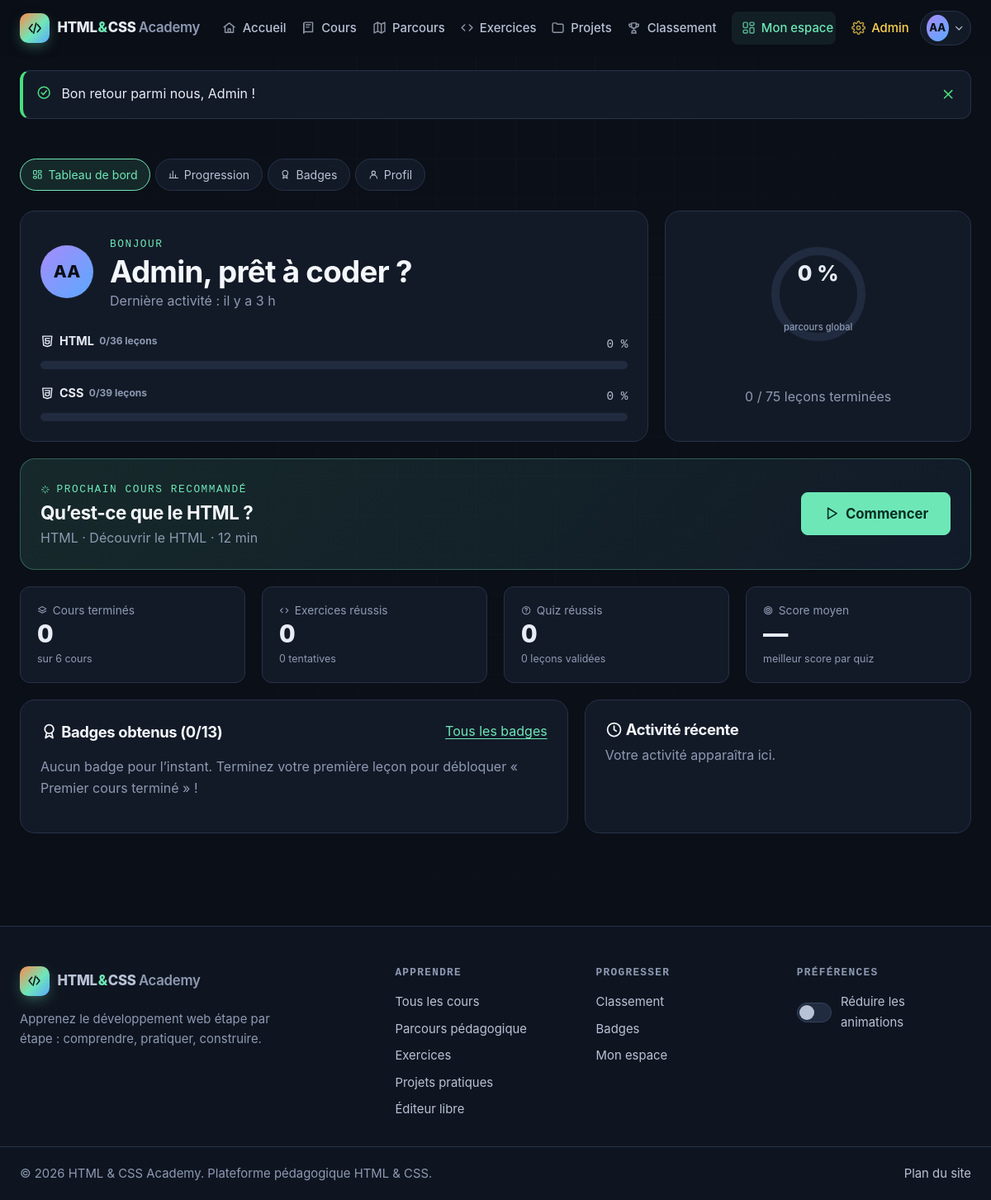
Page /dashboard/index.php (signed in) on the committed database.
### tables this page shows
CREATE TABLE users (
  id               INT UNSIGNED NOT NULL AUTO_INCREMENT,
  first_name       VARCHAR(60)  NOT NULL,
  last_name        VARCHAR(60)  NOT NULL,
  email            VARCHAR(190) NOT NULL,
  password_hash    VARCHAR(255) NOT NULL,
  role             ENUM('student','admin') NOT NULL DEFAULT 'student',
  is_active        TINYINT(1)   NOT NULL DEFAULT 1,
  bio              VARCHAR(500) NULL,
  last_login_at    DATETIME     NULL,
  last_activity_at DATETIME     NULL,
  created_at       DATETIME     NOT NULL DEFAULT CURRENT_TIMESTAMP,
  updated_at       DATETIME     NOT NULL DEFAULT CURRENT_TIMESTAMP ON UPDATE CURRENT_TIMESTAMP,
  PRIMARY KEY (id),
  UNIQUE KEY uq_users_email (email),
  KEY idx_users_role (role),
  KEY idx_users_created (created_at)
);

CREATE TABLE lessons (
  id               INT UNSIGNED NOT NULL AUTO_INCREMENT,
  module_id        INT UNSIGNED NOT NULL,
  title            VARCHAR(150) NOT NULL,
  slug             VARCHAR(150) NOT NULL,
  duration_minutes SMALLINT UNSIGNED NOT NULL DEFAULT 10,
  introduction     TEXT         NOT NULL,
  objectives       JSON         NULL COMMENT 'Liste des objectifs',
  prerequisites    JSON         NULL COMMENT 'Liste des prérequis',
  theory           MEDIUMTEXT   NOT NULL COMMENT 'Explication théorique (Markdown restreint)',
  syntax_code      TEXT         NULL COMMENT 'Syntaxe minimale',
  simple_html      TEXT         NULL,
  simple_css       TEXT         NULL,
  example_html     MEDIUMTEXT   NULL COMMENT 'Exemple détaillé (HTML)',
  example_css      MEDIUMTEXT   NULL COMMENT 'Exemple détaillé (CSS)',
  line_by_line     JSON         NULL COMMENT '[[code, explication], ...]',
  reference_items  JSON         NULL COMMENT '[[balise/propriété, description], ...]',
  common_mistakes  JSON         NULL,
  best_practices   JSON         NULL,
  practical        TEXT         NULL COMMENT 'Utilisation dans un vrai projet (Markdown)',
  summary_points   JSON         NULL,
  challenge        TEXT         NULL,
  is_published     TINYINT(1)   NOT NULL DEFAULT 1,
  sort_order       SMALLINT     NOT NULL DEFAULT 0,
  created_at       DATETIME     NOT NULL DEFAULT CURRENT_TIMESTAMP,
  updated_at       DATETIME     NOT NULL DEFAULT CURRENT_TIMESTAMP ON UPDATE CURRENT_TIMESTAMP,
  PRIMARY KEY (id),
  UNIQUE KEY uq_lessons_slug (slug),
  KEY idx_lessons_module (module_id, sort_order),
  KEY idx_lessons_published (is_published),
  CONSTRAINT fk_lessons_module FOREIGN KEY (module_id) REFERENCES modules (id) ON DELETE CASCADE
);

CREATE TABLE categories (
  id          INT UNSIGNED NOT NULL AUTO_INCREMENT,
  name        VARCHAR(80)  NOT NULL,
  slug        VARCHAR(80)  NOT NULL,
  description TEXT         NULL,
  color       VARCHAR(20)  NOT NULL DEFAULT '#6ee7b7',
  sort_order  SMALLINT     NOT NULL DEFAULT 0,
  created_at  DATETIME     NOT NULL DEFAULT CURRENT_TIMESTAMP,
  updated_at  DATETIME     NOT NULL DEFAULT CURRENT_TIMESTAMP ON UPDATE CURRENT_TIMESTAMP,
  PRIMARY KEY (id),
  UNIQUE KEY uq_categories_slug (slug)
);

CREATE TABLE modules (
  id          INT UNSIGNED NOT NULL AUTO_INCREMENT,
  course_id   INT UNSIGNED NOT NULL,
  title       VARCHAR(150) NOT NULL,
  slug        VARCHAR(150) NOT NULL,
  description TEXT         NULL,
  sort_order  SMALLINT     NOT NULL DEFAULT 0,
  created_at  DATETIME     NOT NULL DEFAULT CURRENT_TIMESTAMP,
  updated_at  DATETIME     NOT NULL DEFAULT CURRENT_TIMESTAMP ON UPDATE CURRENT_TIMESTAMP,
  PRIMARY KEY (id),
  UNIQUE KEY uq_modules_slug (slug),
  KEY idx_modules_course (course_id, sort_order),
  CONSTRAINT fk_modules_course FOREIGN KEY (course_id) REFERENCES courses (id) ON DELETE CASCADE
);

CREATE TABLE settings (
  id            INT UNSIGNED NOT NULL AUTO_INCREMENT,
  setting_key   VARCHAR(80)  NOT NULL,
  setting_value TEXT         NULL,
  label         VARCHAR(150) NOT NULL DEFAULT '',
  created_at    DATETIME     NOT NULL DEFAULT CURRENT_TIMESTAMP,
  updated_at    DATETIME     NOT NULL DEFAULT CURRENT_TIMESTAMP ON UPDATE CURRENT_TIMESTAMP,
  PRIMARY KEY (id),
  UNIQUE KEY uq_settings_key (setting_key)
);

### dashboard/index.php (the view, shortened to what the rows shown need)
<?php
require __DIR__ . '/../includes/bootstrap.php';
$user = require_login();
$userId = (int) $user['id'];
$overview = ProgressModel::overview($userId);
$next = ProgressModel::nextLesson($userId);
$badges = BadgeService::earned($userId);
$badgeTotal = count(BadgeService::all());
$activeNav = 'dashboard';
require ROOT_PATH . '/includes/header.php';
?>
<div class="container section--tight">
  <div class="dash-grid">
    <section class="card span-8">
      <div class="welcome">
        <span class="avatar avatar--lg" aria-hidden="true"><?= e(initials($user['first_name'], $user['last_name'])) ?></span>
        <div>
          <p class="eyebrow" style="margin:0">Bonjour</p>
          <h1><?= e($user['first_name']) ?>, prêt à coder ?</h1>
          <p class="muted" style="margin:0">Dernière activité : <?= e(time_ago($user['last_activity_at'])) ?></p>
        </div>
      </div>
    </section>
    <?php if ($next): ?>
    <section class="card next-lesson span-12">
      <div class="btn-row" style="justify-content:space-between">
        <div>
          <p class="eyebrow" style="margin-bottom:.3rem"><?= icon('sparkle', 'icon icon--sm') ?> Prochain cours recommandé</p>
          <h2 style="font-size:1.4rem;margin:0"><?= e($next['title']) ?></h2>
          <p class="muted" style="margin:.2rem 0 0"><?= e($next['category_name']) ?> · <?= e($next['module_title']) ?> · <?= (int) $next['duration_minutes'] ?> min</p>
        </div>
        <a class="btn btn--primary btn--lg" href="<?= e(route('lesson', $next['slug'])) ?>"><?= icon('play') ?> <?= $overview['global']['done'] ? 'Continuer' : 'Commencer' ?></a>
      </div>
    </section>
    <?php endif; ?>
    <section class="card span-7">
      <div class="btn-row" style="justify-content:space-between;margin-bottom:1rem">
        <h2 class="card__title" style="margin:0"><?= icon('award') ?> Badges obtenus (<?= count($badges) ?>/<?= $badgeTotal ?>)</h2>
      </div>
    </section>
    <section class="card span-5">
      <h2 class="card__title"><?= icon('clock') ?> Activité récente</h2>
    </section>
  </div>
</div>
<?php require ROOT_PATH . '/includes/footer.php'; ?>

### includes/navbar.php (shortened to what the rows shown need)
<?php
$activeNav ??= '';
?>
<header class="site-header" data-header>
  <div class="container site-header__inner">
    <nav class="main-nav" id="main-nav" aria-label="Navigation principale" data-nav>
      <div class="main-nav__account">
        <?php if ($user): ?>
          <a class="main-nav__link<?= $activeNav === 'dashboard' ? ' is-active' : '' ?>" href="<?= e(url('dashboard/index.php')) ?>"><?= icon('dashboard') ?><span>Mon espace</span></a>
          <?php if ($user['role'] === 'admin'): ?>
            <a class="main-nav__link main-nav__link--admin<?= $activeNav === 'admin' ? ' is-active' : '' ?>" href="<?= e(url('admin/dashboard.php')) ?>"><?= icon('settings') ?><span>Admin</span></a>
          <?php endif; ?>
          <div class="user-menu" data-dropdown>
            <button type="button" class="user-menu__btn" aria-expanded="false" aria-haspopup="true" data-dropdown-toggle>
              <span class="avatar" aria-hidden="true"><?= e(initials($user['first_name'], $user['last_name'])) ?></span>
              <?= icon('chevron-down', 'icon icon--sm') ?>
            </button>
          </div>
        <?php else: ?>
          <a class="main-nav__link<?= $activeNav === 'login' ? ' is-active' : '' ?>" href="<?= e(url('auth/login.php')) ?>"><?= icon('login') ?><span>Connexion</span></a>
          <a class="btn btn--primary btn--sm" href="<?= e(url('auth/register.php')) ?>">Commencer gratuitement</a>
        <?php endif; ?>
      </div>
    </nav>
  </div>
</header>

### includes/footer.php (shortened to what the rows shown need)
  </main>
  <footer class="site-footer">
    <div class="container site-footer__grid">
      <nav aria-label="Apprendre">
        <h2 class="site-footer__title">Apprendre</h2>
      </nav>
      <nav aria-label="Communauté">
        <h2 class="site-footer__title">Progresser</h2>
      </nav>
      <div>
        <h2 class="site-footer__title">Préférences</h2>
      </div>
    </div>
    <div class="container site-footer__bottom">
      <p>&copy; <?= date('Y') ?> <?= e(setting('site_name', config('app.name'))) ?>. Plateforme pédagogique HTML &amp; CSS.</p>
      <p><a href="<?= e(url('sitemap.xml')) ?>">Plan du site</a></p>
    </div>
  </footer>
</body>
</html>

### rows in the picture
users: initials($user['first_name'], $user['last_name']) "AA", first_name "Admin", last_activity_at "il y a 3 h"
lessons: title "Qu’est-ce que le HTML ?", duration_minutes "12"
categories: name "HTML"
modules: title "Découvrir le HTML"
settings: setting_value "HTML & CSS Academy"

### other values in the picture
$label "Accueil"
$label "Cours"
$label "Parcours"
$label "Exercices"
$label "Projets"
$label "Classement"
$f['message'] "Bon retour parmi nous, Admin !"
$label "Tableau de bord"
$label "Progression"
$label "Badges"
$label "Profil"
$label "HTML CSS"
$detail "0/36 leçons 0/39 leçons"
$percent "0 0"
$overview['global']['percent'] "0"
